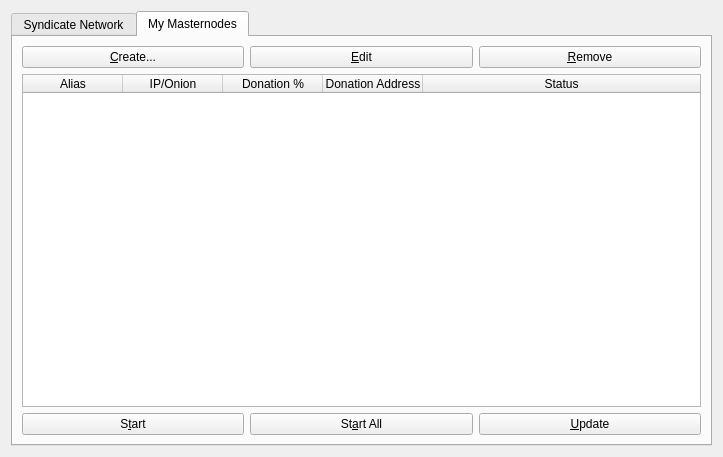
<?xml version="1.0" encoding="UTF-8"?>
<ui version="4.0">
 <class>MasternodeManager</class>
 <widget class="QWidget" name="MasternodeManager">
  <property name="geometry">
   <rect>
    <x>0</x>
    <y>0</y>
    <width>723</width>
    <height>457</height>
   </rect>
  </property>
  <property name="windowTitle">
   <string>Form</string>
  </property>
  <layout class="QGridLayout" name="gridLayout_3">
   <item row="0" column="0">
    <layout class="QVBoxLayout" name="verticalLayout">
     <property name="bottomMargin">
      <number>0</number>
     </property>
     <item>
      <widget class="QTabWidget" name="tabWidget">
       <property name="currentIndex">
        <number>1</number>
       </property>
       <widget class="QWidget" name="tab">
        <attribute name="title">
         <string>Syndicate Network</string>
        </attribute>
        <layout class="QGridLayout" name="gridLayout">
         <item row="1" column="0">
          <widget class="QTableWidget" name="tableWidget">
           <property name="editTriggers">
            <set>QAbstractItemView::NoEditTriggers</set>
           </property>
           <property name="alternatingRowColors">
            <bool>true</bool>
           </property>
           <property name="selectionBehavior">
            <enum>QAbstractItemView::SelectRows</enum>
           </property>
           <property name="sortingEnabled">
            <bool>true</bool>
           </property>
           <attribute name="horizontalHeaderStretchLastSection">
            <bool>true</bool>
           </attribute>
           <column>
            <property name="text">
             <string>Address</string>
            </property>
           </column>
           <column>
            <property name="text">
             <string>Rank</string>
            </property>
           </column>
           <column>
            <property name="text">
             <string>Active</string>
            </property>
           </column>
           <column>
            <property name="text">
             <string>Active (secs)</string>
            </property>
           </column>
           <column>
            <property name="text">
             <string>Last Seen</string>
            </property>
           </column>
           <column>
            <property name="text">
             <string>Pubkey</string>
            </property>
           </column>
          </widget>
         </item>
         <item row="2" column="0">
          <widget class="QTableWidget" name="tableWidget_3">
           <property name="editTriggers">
            <set>QAbstractItemView::NoEditTriggers</set>
           </property>
           <property name="alternatingRowColors">
            <bool>true</bool>
           </property>
           <property name="selectionBehavior">
            <enum>QAbstractItemView::SelectRows</enum>
           </property>
           <property name="sortingEnabled">
            <bool>true</bool>
           </property>
           <attribute name="horizontalHeaderStretchLastSection">
            <bool>true</bool>
           </attribute>
           <column>
            <property name="text">
             <string>Address</string>
            </property>
           </column>
           <column>
            <property name="text">
             <string>Rank</string>
            </property>
           </column>
           <column>
            <property name="text">
             <string>Active</string>
            </property>
           </column>
           <column>
            <property name="text">
             <string>Active (secs)</string>
            </property>
           </column>
           <column>
            <property name="text">
             <string>Last Seen</string>
            </property>
           </column>
           <column>
            <property name="text">
             <string>Pubkey</string>
            </property>
           </column>
          </widget>
         </item>
         <item row="0" column="0">
          <layout class="QHBoxLayout" name="horizontalLayout_3">
           <property name="bottomMargin">
            <number>0</number>
           </property>
           <item>
            <widget class="QLabel" name="label_2">
             <property name="text">
              <string>Syndicate Node Count:</string>
             </property>
            </widget>
           </item>
           <item>
            <widget class="QLabel" name="countLabel">
             <property name="text">
              <string>0</string>
             </property>
            </widget>
           </item>
           <item>
            <spacer name="horizontalSpacer_3">
             <property name="orientation">
              <enum>Qt::Horizontal</enum>
             </property>
             <property name="sizeHint" stdset="0">
              <size>
               <width>40</width>
               <height>20</height>
              </size>
             </property>
            </spacer>
           </item>
          </layout>
         </item>
        </layout>
       </widget>
       <widget class="QWidget" name="tab_2">
        <attribute name="title">
         <string>My Masternodes</string>
        </attribute>
        <layout class="QGridLayout" name="gridLayout_2">
         <item row="0" column="0">
          <layout class="QVBoxLayout" name="verticalLayout_2">
           <property name="bottomMargin">
            <number>0</number>
           </property>
           <item>
            <layout class="QHBoxLayout" name="horizontalLayout">
             <item>
              <widget class="QPushButton" name="createButton">
               <property name="text">
                <string>&amp;Create...</string>
               </property>
              </widget>
             </item>
             <item>
              <widget class="QPushButton" name="editButton">
               <property name="text">
                <string>&amp;Edit</string>
               </property>
              </widget>
             </item>
             <item>
              <widget class="QPushButton" name="removeButton">
               <property name="text">
                <string>&amp;Remove</string>
               </property>
              </widget>
             </item>
            </layout>
           </item>
           <item>
            <widget class="QTableWidget" name="tableWidget_2">
             <property name="editTriggers">
              <set>QAbstractItemView::NoEditTriggers</set>
             </property>
             <property name="alternatingRowColors">
              <bool>true</bool>
             </property>
             <property name="selectionMode">
              <enum>QAbstractItemView::SingleSelection</enum>
             </property>
             <property name="selectionBehavior">
              <enum>QAbstractItemView::SelectRows</enum>
             </property>
             <attribute name="horizontalHeaderStretchLastSection">
              <bool>true</bool>
             </attribute>
             <column>
              <property name="text">
               <string>Alias</string>
              </property>
             </column>
             <column>
              <property name="text">
               <string>IP/Onion</string>
              </property>
             </column>
             <column>
              <property name="text">
               <string>Donation %</string>
              </property>
             </column>
             <column>
              <property name="text">
               <string>Donation Address</string>
              </property>
             </column>
             <column>
              <property name="text">
               <string>Status</string>
              </property>
             </column>
            </widget>
           </item>
           <item>
            <layout class="QHBoxLayout" name="horizontalLayout_5">
             <property name="bottomMargin">
              <number>0</number>
             </property>
             <item>
              <widget class="QPushButton" name="startButton">
               <property name="text">
                <string>S&amp;tart</string>
               </property>
              </widget>
             </item>
             <item>
              <widget class="QPushButton" name="startAllButton">
               <property name="text">
                <string>St&amp;art All</string>
               </property>
              </widget>
             </item>
             <item>
              <widget class="QPushButton" name="UpdateButton">
               <property name="text">
                <string>&amp;Update</string>
               </property>
              </widget>
             </item>
            </layout>
           </item>
          </layout>
         </item>
        </layout>
       </widget>
      </widget>
     </item>
    </layout>
   </item>
  </layout>
 </widget>
 <resources/>
 <connections/>
</ui>
